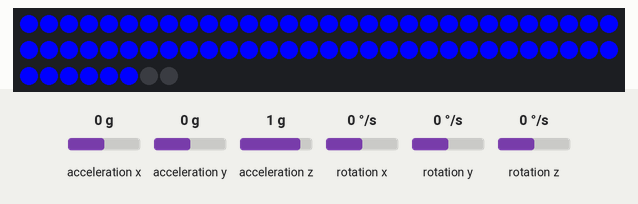
Bench run of a sketch on a simulated ESP8266 (NodeMCU). Parts: 68 RGB LEDs in strip order, left to right, continuing on the next row. Wiring (inferred from the names in the program): MPU-6050 motion sensor at I2C address 0x68; MPU-6050 motion sensor at I2C address 0x69. The test bench sets the inputs (shaded band); at power-on: acceleration x 0 g, acceleration y 0 g, acceleration z 1 g, rotation x 0 °/s, rotation y 0 °/s, rotation z 0 °/s. What the sketch prints to the serial monitor is not drawn.

Above: at 1.2 s.
1.3 s: acceleration x set to 0.8 g
At 2.1 s:
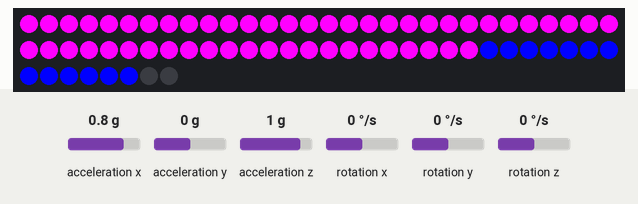
2.8 s: acceleration y set to 0.8 g
At 4.0 s:
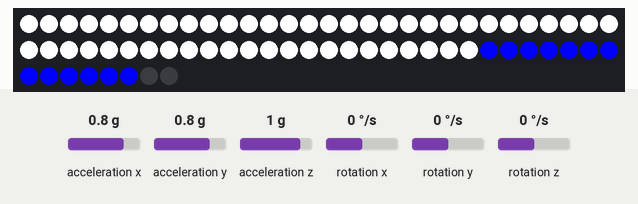
4.3 s: acceleration z set to -1.4 g
At 5.0 s:
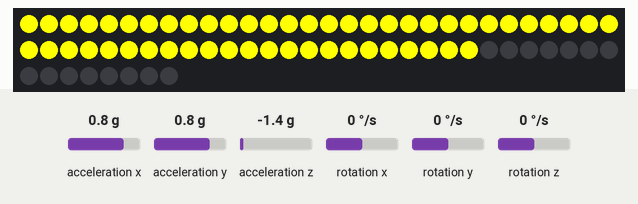
5.8 s: acceleration x set to -1.4 g
At 6.7 s:
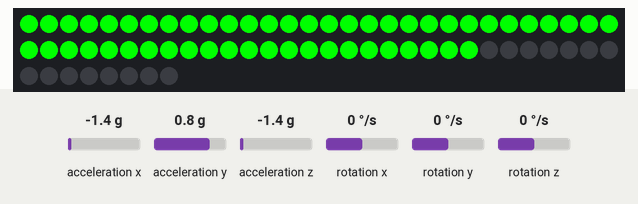
7.3 s: acceleration y set to -1.4 g
At 8.5 s:
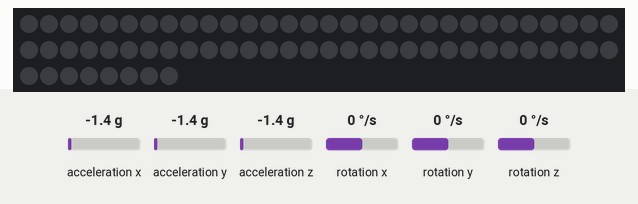
8.8 s: acceleration z set to 1.4 g
At 9.6 s:
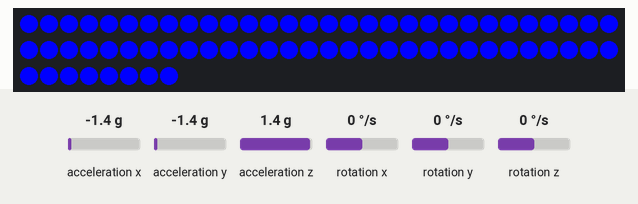
Timing chart, 0 to 11.3 s (numbered marks = the images above; inputs shaded):
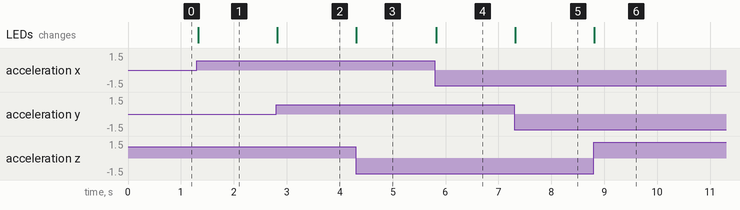

Measured:
- after the input at 1.3 s, the LEDs: change at once (image 1)
- after the input at 2.8 s, the LEDs: change at once (image 2)
- after the input at 4.3 s, the LEDs: change at once (image 3)
- after the input at 5.8 s, the LEDs: change at once (image 4)
- after the input at 7.3 s, the LEDs: change at once (image 5)
- after the input at 8.8 s, the LEDs: change at once (image 6)

The sketch:

led_test.ino
```cpp
#include "Wire.h" // This library allows you to communicate with I2C devices.
#include <FastLED.h>

#define NUM_LEDS 68

char tmp_str[7]; // temporary variable used in convert function
char* convert_int16_to_str(int16_t i) { // converts int16 to string. Moreover, resulting strings will have the same length in the debug monitor.
  sprintf(tmp_str, "%6d", i);
  return tmp_str;
}

struct SensorValue {
    int16_t accX, accY, accZ; // accelerometer
    int16_t gyroX, gyroY, gyroZ; // gyrocope
    int16_t temp; // temperature
};

SensorValue readGyroValues(int sensorNo); // Ja das braucht man, weil die tolle Arduino IDE die Funktionen alle am Anfang deklariert, wo SensorValue noch nicht definiert ist
void printGyroValue(const SensorValue& value);

CRGB leds[NUM_LEDS];

void switchToBus(int sensorNo) {
    if (sensorNo <= 1) {
        Wire.begin(4, 5);
    } else {
        Wire.begin(2, 0);
    }
}

int getSensorAddr(int sensorNo) {
    if (sensorNo % 2 == 0) {
        return 0x68;
    } else {
        return 0x69;
    }
}

void initGyro(int sensorNo) {
    Serial.print("Initializing Gyro ");
    Serial.print(sensorNo);
    Serial.println(" ...");

    switchToBus(sensorNo);

    Wire.beginTransmission(getSensorAddr(sensorNo)); // Begins a transmission to the I2C slave (GY-521 board)
    Wire.write(0x6B); // PWR_MGMT_1 register
    Wire.write(0); // set to zero (wakes up the MPU-6050)
    Wire.endTransmission(true);
}

SensorValue readGyroValues(int sensorNo) {
    switchToBus(sensorNo);
    uint8_t addr = getSensorAddr(sensorNo);

    SensorValue sensorValue;

    Wire.beginTransmission(addr);
    Wire.write(0x3B); // starting with register 0x3B (ACCEL_XOUT_H) [MPU-6000 and MPU-6050 Register Map and Descriptions Revision 4.2, p.40]
    Wire.endTransmission(false); // the parameter indicates that the Arduino will send a restart. As a result, the connection is kept active.
    Wire.requestFrom(addr, static_cast<uint8_t>(7 * 2), static_cast<uint8_t>(true)); // request a total of 7*2=14 registers

    // "Wire.read()<<8 | Wire.read();" means two registers are read and stored in the same variable
    sensorValue.accX = Wire.read()<<8 | Wire.read(); // reading registers: 0x3B (ACCEL_XOUT_H) and 0x3C (ACCEL_XOUT_L)
    sensorValue.accY = Wire.read()<<8 | Wire.read(); // reading registers: 0x3D (ACCEL_YOUT_H) and 0x3E (ACCEL_YOUT_L)
    sensorValue.accZ = Wire.read()<<8 | Wire.read(); // reading registers: 0x3F (ACCEL_ZOUT_H) and 0x40 (ACCEL_ZOUT_L)
    sensorValue.temp = Wire.read()<<8 | Wire.read(); // reading registers: 0x41 (TEMP_OUT_H) and 0x42 (TEMP_OUT_L)
    sensorValue.gyroX = Wire.read()<<8 | Wire.read(); // reading registers: 0x43 (GYRO_XOUT_H) and 0x44 (GYRO_XOUT_L)
    sensorValue.gyroY = Wire.read()<<8 | Wire.read(); // reading registers: 0x45 (GYRO_YOUT_H) and 0x46 (GYRO_YOUT_L)
    sensorValue.gyroZ = Wire.read()<<8 | Wire.read(); // reading registers: 0x47 (GYRO_ZOUT_H) and 0x48 (GYRO_ZOUT_L)

    return sensorValue;
}

void printGyroValue(const SensorValue& value) {
    Serial.print(convert_int16_to_str(value.accX));
    Serial.print("\t");
    Serial.print(convert_int16_to_str(value.accY));
    Serial.print("\t");
    Serial.print(convert_int16_to_str(value.accZ));
    Serial.print("\t");

    Serial.print(convert_int16_to_str(value.gyroX));
    Serial.print("\t");
    Serial.print(convert_int16_to_str(value.gyroY));
    Serial.print("\t");
    Serial.print(convert_int16_to_str(value.gyroZ));
    Serial.print("\t");
}

void setup() {
    Serial.begin(115200);
    Serial.println("Guten Morgen");

    Wire.setClock(400000); // 400 kHz Clock

    initGyro(0);
    initGyro(1);
    initGyro(2);

    FastLED.addLeds<NEOPIXEL, D7>(leds, NUM_LEDS);
    for (int i = 0; i < NUM_LEDS; i++) {
        leds[i] = CRGB::Black;
    }
    FastLED.show();
}

void loop() {
    SensorValue value0 = readGyroValues(0);
    SensorValue value1 = readGyroValues(1);
    SensorValue value2 = readGyroValues(2);

    int factor = 250;

    for (int i = 0; i < NUM_LEDS; i++) {
        if (value2.accX > i * factor) {
            leds[i].r = 255;
        } else {
            leds[i].r = 0;
        }
        if (value2.accY > i * factor) {
            leds[i].g = 255;
        } else {
            leds[i].g = 0;
        }
        if (value2.accZ > i * factor) {
            leds[i].b = 255;
        } else {
            leds[i].b = 0;
        }
    }
    FastLED.show();

    printGyroValue(value0);
    printGyroValue(value1);
    printGyroValue(value2);
    Serial.println();

    delay(10);
}
```
